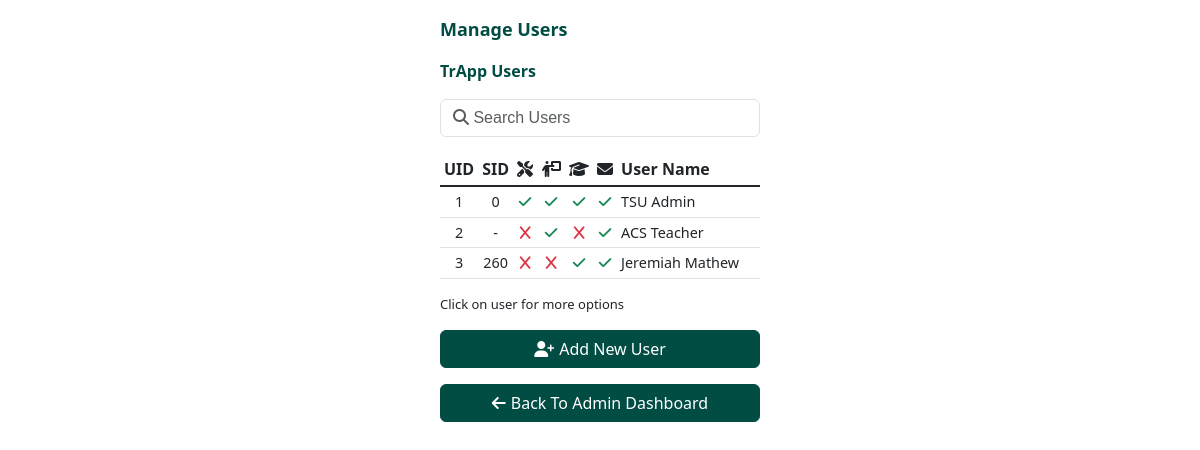
Screenshot of /admin/users/ (signed in) with the database file from the repository.
### classes.py (models this page shows, shortened)
class User (db.Model):
    __tablename__ = 'users'
    verify_minutes = 3
    id = db.Column(db.Integer, primary_key=True)
    is_admin = db.Column(db.Boolean, nullable=False, default=False)
    is_teacher = db.Column(db.Boolean, nullable=False, default=False)
    is_student = db.Column(db.Boolean, nullable=False, default=False)
    is_verified = db.Column(db.Boolean, nullable=False, default=False)
    is_resetting = db.Column(db.Boolean, nullable=False, default=False)
    name = db.Column(db.String, nullable=False)
    email = db.Column(db.String, nullable=False, unique=True)
    hashed_password = db.Column(db.String, nullable=False)
    verify_code = db.Column(db.String(6), nullable=True)
    student_id = db.Column(db.Integer, nullable=True)
    teacher_id = db.Column(db.Integer, nullable=True)
    verify_attempts = db.Column(db.Integer, nullable=False, default=0)
    date_created = db.Column(db.DateTime, nullable=False, default=datetime.now().replace(microsecond=0))
    date_verified = db.Column(db.DateTime, nullable=True)
    date_last_verify = db.Column(db.DateTime, nullable=True, default=datetime.now().replace(microsecond=0))
    @staticmethod
    def get_all_users(return_dict=False):
        users = db.session.query(User).all()
        if return_dict:
            users = [dict_converter(u) for u in users]
            for u in users:
                if u['date_created'] is not None:
                    u['date_created'] = str(u['date_created'])
                if u['date_last_verify'] is not None:
                    u['date_last_verify'] = str(u['date_last_verify'])
                if u['date_verified'] is not None:
                    u['date_verified'] = str(u['date_verified'])
        return users
    @staticmethod
    def get_user_by_id(id):
        return db.session.query(User).filter_by(id=id).first()
    @staticmethod
    def check_exist_with_id(id):
        return User.get_user_by_id(id) is not None

### app.py (the view, shortened to what this page needs)
@app.route("/admin/users/", methods=["GET", "POST"])
@admin_only
def admin_users():
    get_flashed_messages()
    users = User.get_all_users(return_dict=True)
    for u in users:
        u['student'] = u['teacher'] = None
        if u['student_id'] is not None:
            u['student'] = Student.get_student_by_id(u['student_id'])
        if u['teacher_id'] is not None:
            u['teacher'] = Teacher.get_teacher_by_id(u['teacher_id'])
    teachers = Teacher.get_all_teachers(return_dict=True)
    students = Student.get_all_students(return_dict=True)
    return render_template("admin/users.html", users=users, teachers=teachers, students=students)

### app.py (called while the page is built)
def login_required(disable_verify=False):
    def decorator(f):
        @wraps(f)
        def decorated_function(*args, **kwargs):
            if 'user_id' not in session or current_user['db_user'] is None:
                return redirect("/login")
            elif not disable_verify and current_user['db_user'] is not None and not current_user['db_user'].is_verified:
                if not current_user['db_user'].is_resetting:
                    return redirect("/verify")
            return f(*args, **kwargs)
        return decorated_function
    return decorator

def admin_only(f):
    @wraps(f)
    @login_required()
    def decorated_function(*args, **kwargs):
        if not current_user['db_user'].is_admin:
            abort(403)
        return f(*args, **kwargs)
    return decorated_function

@app.before_request
def before_request():
    if 'user_id' in session:
        if User.check_exist_with_id(session['user_id']):
            current_user['db_user'] = User.get_user_by_id(session['user_id'])
            if current_user['db_user'].is_teacher:
                current_user['teacher'] = Teacher.get_teacher_by_id(current_user['db_user'].teacher_id)
            if current_user['db_user'].is_student:
                current_user['student'] = Student.get_student_by_id(current_user['db_user'].student_id)

### classes.py (called while the page is built)
def dict_converter(row):
    return {column.name: getattr(row, row.__mapper__.get_property_by_column(column).key) for column in row.__table__.columns}

    @staticmethod
    def get_student_by_id(student_id, return_dict=True):
        student = db.session.query(Student).filter_by(id=student_id).first()
        if not return_dict or student is None:
            return student
        else:
            return dict_converter(student)

    @staticmethod
    def get_all_students(return_dict=False):
        students = db.session.query(Student).all()
        if return_dict:
            return [dict_converter(s) for s in students]
        else:
            return students

    @staticmethod
    def get_teacher_by_id(teacher_id, return_dict=True):
        teacher = db.session.query(Teacher).filter_by(id=teacher_id).first()
        if not return_dict or teacher is None:
            return teacher
        else:
            return dict_converter(teacher)

### templates/admin/users.html (shortened to what this page needs)
{% extends "layout.html" %}
{% block main %}
<label class="d-grid form-label mt-3 mx-auto">Manage Users</label>
<label class="d-grid info-label mt-3 mx-auto">TrApp Users</label>
<input type="text" class="mt-3 mx-auto form-control fontAwesome" id="user_search" onkeyup="searchUsers()" placeholder="&#xF002; Search Users">
<table class="table table-5-rows table-users table-sm table-hover mt-3 mx-auto" id="user_table">
    <thead>
        <tr>
			<th class="text-center" scope="col">UID</th>
			<th class="text-center" scope="col">SID</th>
			<th class="text-center" scope="col">
				<i class="fas fa-screwdriver-wrench"></i>
			</th>
			<th class="text-center" scope="col">
				<i class="fas fa-person-chalkboard"></i>
			</th>
			<th class="text-center" scope="col">
				<i class="fas fa-graduation-cap"></i>
			</th>
			<th class="text-center" scope="col">
				<i class="fas fa-envelope"></i>
			</th>
            <th style="width: 60%;" scope="col">User Name</th>
        </tr>
    </thead>
    <tbody class="table-group-divider">
        {%for i in range(users|length)%}
        <tr onclick="updateUserInfoPanel(JSON.parse('{{users[i].id}}'))" data-toggle="modal" data-target="#user_info_modal">
			<td class="text-center">{{users[i].id}}</td>
			<td class="text-center">{{"-" if users[i].student_id == None else users[i].student_id}}</td>
			<td class="text-center">
				<i class="fa-solid {{'text-success fa-check' if users[i].is_admin else 'text-danger fa-x'}}"></i>
			</td>
			<td class="text-center">
				<i class="fa-solid fas {{'text-success fa-check' if users[i].is_teacher else 'text-danger fa-x'}}"></i>
			</td>
			<td class="text-center">
				<i class="fa-solid fas {{'text-success fa-check' if users[i].is_student else 'text-danger fa-x'}}"></i>
			</td>
			<td class="text-center">
				<i class="fa-solid fas {{'text-success fa-check' if users[i].is_verified else 'text-danger fa-x'}}"></i>
			</td>
			<td>{{users[i].name}}</td>
        </tr>
        {%endfor%}
    </tbody>
</table>
<text style="font-size: small;" class="d-grid mx-auto">Click on user for more options</text>
<button class="mt-3 d-grid gap-2 col-6 mx-auto btn btn-primary" data-bs-toggle="modal" data-bs-target="#add_user_modal">
    <div class="icon-text-container center-div">
        <i class="fas fa-user-plus"></i>
        <span>Add New User</span>
    </div>
</button>
<a href="/admin" class="mt-3 d-grid gap-2 col-6 mx-auto btn btn-primary" role="button">
    <div class="icon-text-container center-div">
        <i class="fas fa-arrow-left"></i>
        <span>Back To Admin Dashboard</span>
    </div>
</a>
{% endblock %}

### static/css/style.css (style rules this page uses)
:root { --default-width: 320px; --modal-width: 360px; --acs-green: #014C43; --acs-green-transparent: #014c4350; }
.btn-primary { width: var(--default-width) !important; border-color: var(--acs-green) !important; background-color: var(--acs-green) !important; }
.form-label { width: var(--default-width) !important; }
.form-control { width: var(--default-width) !important; }
label { color: var(--acs-green); font-weight: bold; font-size: large; }
.info-label { width: var(--default-width) !important; margin-left: auto; font-size: medium; }
text { width: var(--default-width) !important; }
.table { width: var(--default-width) !important; display: block !important; max-height: 500px !important; overflow: auto !important; }
.table-5-rows { width: var(--default-width) !important; display: block !important; max-height: 175px !important; overflow: auto !important; }
thead { top: 0; color: var(--acs-green); position: sticky; background-color: white; font-size: 90%; }
td { white-space: nowrap; font-size: 80%; }
.table-users thead { font-size: 100%; }
.table-users td { font-size: 90%; }
.icon-text-container { display: flex; align-items: center; }
.icon-text-container i { margin-right: 5px; }
.center-div { margin: auto; }
.fontAwesome { font-family: 'Helvetica', FontAwesome, sans-serif; }

### templates/layout.html (style rules this page uses)
.hidden { display:none; }

### rows the page displays
User: name "TSU Admin"
User: name "ACS Teacher"
User: student "260", name "Jeremiah Mathew"

### other values shown
{{ users[i].id }} "1" "2" "3"
{{ "-" if users[i].student_id == None else users[i].student_id }} "0" "-"
